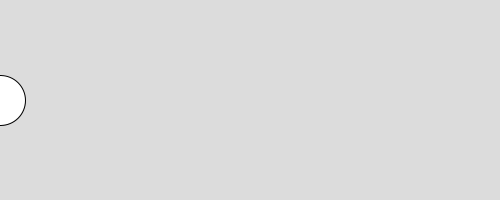
Frame 1 (no input)
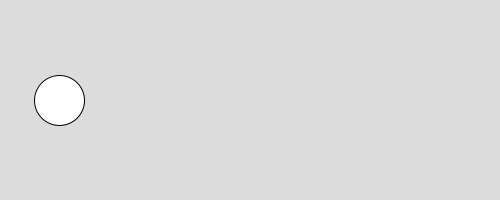
Frame 60 (the mouse pressed at the canvas centre just before this capture)
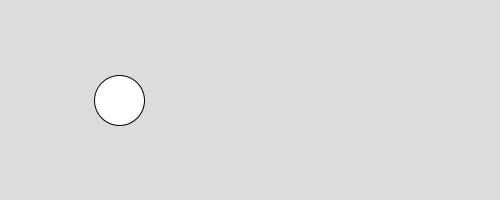
Frame 120 (the mouse held since frame 60 and released just before this capture)

The Processing sketch that drew these frames (run headless with seeded random() and noise(); from frame 60 on, the mouse is pressed at the canvas centre):

// Processing sketch: listato_19_01
// ── listato_19_01.pde
int x = 0;
int passo = 1;

void setup(){
  size(500, 200);
}

void draw(){
  background(220);
  ellipse(x, height/2, 50, 50);
  x = x + passo;
  if (x == 0 || x == width){
    passo = -passo;
  }
}
